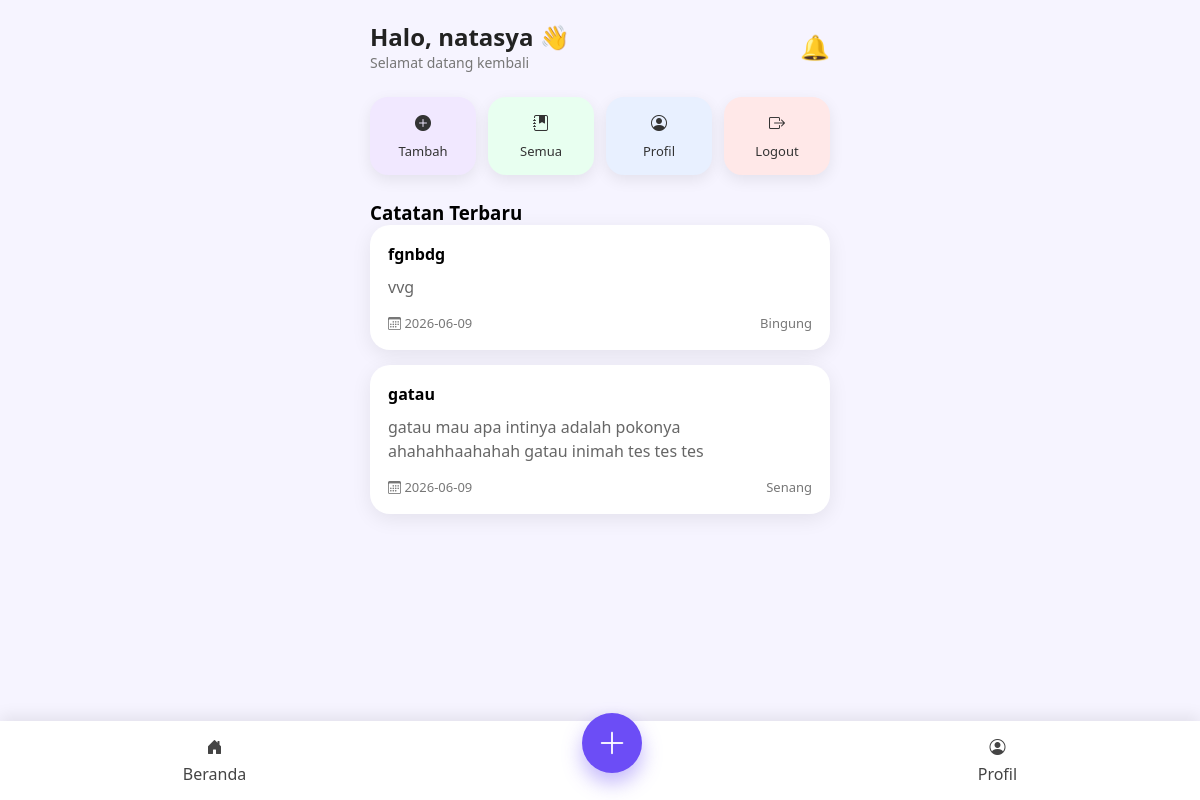
Page /dashboard.php (signed in) on the committed database.
### tables this page shows
CREATE TABLE `catatan` (
  `id_catatan` int NOT NULL,
  `id_user` int NOT NULL,
  `judul` varchar(100) NOT NULL,
  `isi_catatan` text NOT NULL,
  `mood` varchar(30) DEFAULT NULL,
  `tanggal` date DEFAULT NULL,
  `status` enum('aktif','arsip','hapus') DEFAULT 'aktif',
  `created_at` timestamp NULL DEFAULT CURRENT_TIMESTAMP,
  `updated_at` timestamp NULL DEFAULT CURRENT_TIMESTAMP ON UPDATE CURRENT_TIMESTAMP
);

### dashboard.php (the view, shortened to what this page needs)
<?php
include 'config/koneksi.php';
$id_user = $_SESSION['id_user'];
$catatan = mysqli_query(
$conn,
"SELECT *
FROM catatan
WHERE id_user='$id_user'
AND status='aktif'
ORDER BY tanggal DESC
LIMIT 5"
);
?>
<!DOCTYPE html>
<html>
<head>
<link rel="stylesheet" href="assets/css/style.css">
<link rel="stylesheet" href="https://cdn.jsdelivr.net/npm/bootstrap-icons@1.13.1/font/bootstrap-icons.min.css">
</head>
<body>
<div class="container">
<div class="header">
<div>
<h2>Halo, <?= $_SESSION['username']; ?> 👋</h2>
<p>Selamat datang kembali</p>
</div>
<div class="notif">
🔔
</div>
</div>
<div class="menu-grid">
<a href="tambah_catatan.php" class="menu-card tambah">
    <i class="bi bi-plus-circle-fill"></i>
    <span>Tambah</span>
</a>
<a href="semua_catatan.php" class="menu-card semua">
    <i class="bi bi-journal-bookmark-fill"></i>
    <span>Semua</span>
</a>
<a href="profil.php" class="menu-card profil">
    <i class="bi bi-person-circle"></i>
    <span>Profil</span>
</a>
<a href="logout.php" class="menu-card logout">
    <i class="bi bi-box-arrow-right"></i>
    <span>Logout</span>
</a>
</div>
<h3>Catatan Terbaru</h3>
<?php while($row = mysqli_fetch_assoc($catatan)){ ?>
<div class="note-card">
<h4><?= $row['judul']; ?></h4>
<p>
<?= substr($row['isi_catatan'],0,120); ?>
</p>
<div class="note-footer">
<span>
<i class="bi bi-calendar3"></i>
<?= $row['tanggal']; ?>
</span>
<span>
<?= $row['mood']; ?>
</span>
</div>
</div>
<?php } ?>
</div>
<nav class="bottom-nav">
<a href="dashboard.php">
<i class="bi bi-house-door-fill"></i>
<span>Beranda</span>
</a>
<a href="tambah_catatan.php" class="add-btn">
<i class="bi bi-plus-lg"></i>
</a>
<a href="profil.php">
<i class="bi bi-person-circle"></i>
<span>Profil</span>
</a>
</nav>
</body>
</html>

### assets/css/style.css (style rules this page uses)
* { margin:0; padding:0; box-sizing:border-box; font-family:'Segoe UI',sans-serif; }
body { background:#f6f4ff; padding-bottom:90px; }
.container { max-width:500px; margin:auto; padding:20px; }
.header { display:flex; justify-content:space-between; align-items:center; margin-bottom:25px; }
.header h2 { color:#222; }
.header p { color:#777; font-size:14px; }
.notif { font-size:24px; }
.menu-grid { display:grid; grid-template-columns:repeat(4,1fr); gap:12px; margin-bottom:25px; }
.menu-card { background:white; text-decoration:none; border-radius:18px; padding:15px; text-align:center; color:#333; box-shadow:0 5px 15px rgba(0,0,0,.08); transition:.3s; }
.menu-card span { display:block; margin-top:8px; font-size:13px; }
.tambah { background:#f1e8ff; }
.semua { background:#e8fff0; }
.profil { background:#e8f0ff; }
.logout { background:#ffe8e8; }
.note-card { background:white; padding:18px; border-radius:20px; margin-bottom:15px; box-shadow:0 5px 20px rgba(0,0,0,.08); }
.note-card h4 { margin-bottom:10px; }
.note-card p { color:#666; line-height:1.5; }
.note-footer { display:flex; justify-content:space-between; margin-top:15px; color:#777; font-size:13px; }
.bottom-nav { position:fixed; bottom:0; left:0; width:100%; background:white; display:flex; justify-content:space-around; align-items:center; padding:15px; box-shadow:0 -5px 15px rgba(0,0,0,.08); }
.bottom-nav a { text-decoration:none; color:#444; display:flex; flex-direction:column; align-items:center; gap:5px; }
.add-btn { width:60px; height:60px; border-radius:50%; background:#6c4df6; color:white !important; display:flex !important; justify-content:center; align-items:center; font-size:30px; margin-top:-35px; box-shadow:0 10px 20px rgba(108,77,246,.4); }

### rows in the picture
catatan: judul "fgnbdg", isi_catatan "vvg", tanggal "2026-06-09", mood "Bingung"
catatan: judul "gatau", isi_catatan "gatau mau apa intinya adalah pokonya ahahahhaahahah gatau inimah tes tes tes", tanggal "2026-06-09", mood "Senang"

### other values in the picture
$_SESSION['username'] "natasya"
